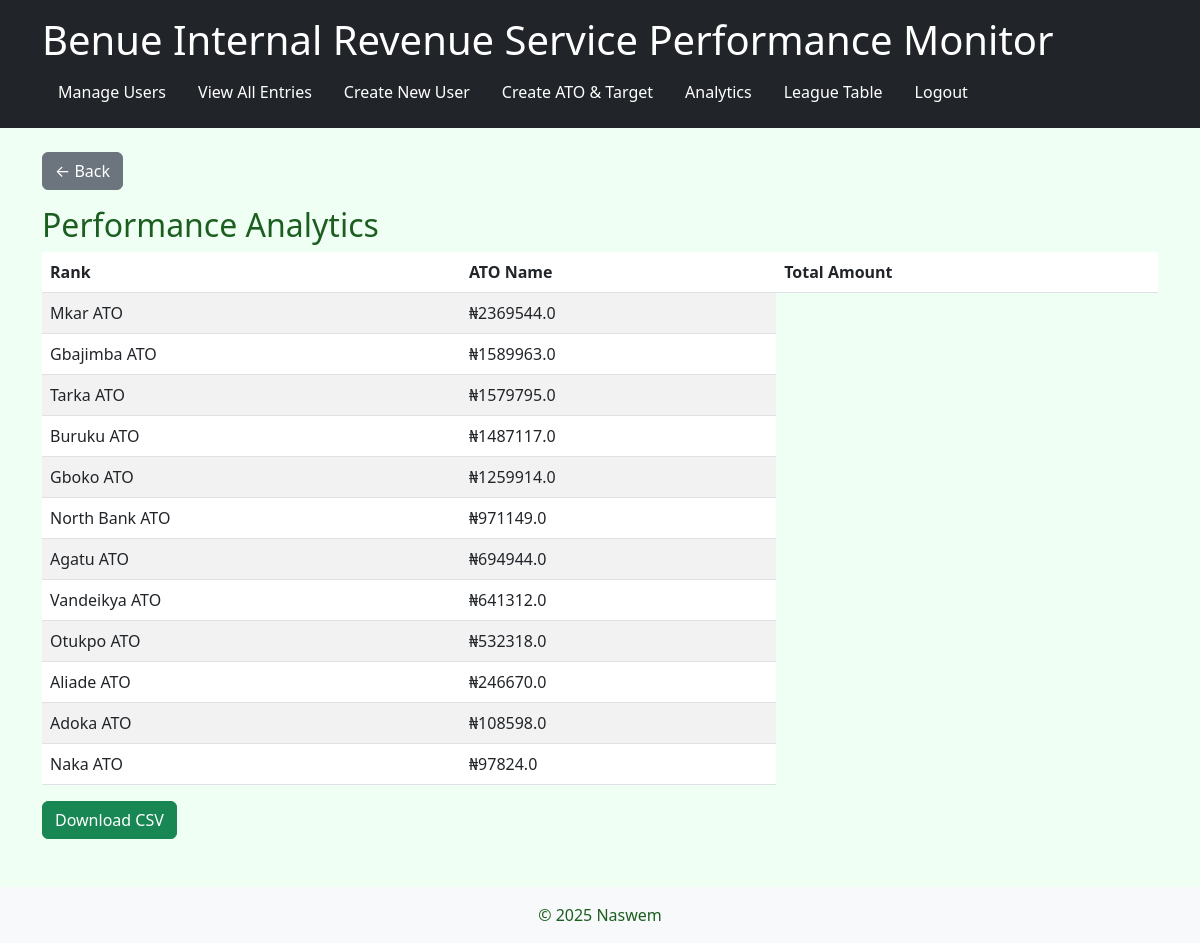
The page /analytics_admin (signed in) on the database its author committed.
### models.py (models this page shows, shortened)
class User(UserMixin, db.Model):
    id = db.Column(db.Integer, primary_key=True)
    username = db.Column(db.String(150), unique=True, nullable=False)
    password_hash = db.Column(db.String(256), nullable=False)
    role = db.Column(db.String(50), default='user')  # Optional: add role support
    performance_summaries = db.relationship('PerformanceSummary', backref='user', lazy=True)

### app.py (the view)
@app.route('/analytics_admin')
@login_required
def analytics_admin():
    if current_user.role not in ['admin', 'reviewer']:
        flash('Access denied.', 'danger')
        return redirect(url_for('dashboard'))
    ato_totals = {}
    entries = TaxEntry.query.all()
    for entry in entries:
        user = User.query.get(entry.uploaded_by)
        if not user or user.role != 'ato':
            continue
        ato = user.username
        if ato not in ato_totals:
            ato_totals[ato] = 0
        if entry.rrr_verified:
            ato_totals[ato] += entry.rrr_amount or 0
        if entry.paydirect_verified:
            ato_totals[ato] += entry.paydirect_amount or 0
    sorted_analytics = sorted(ato_totals.items(), key=lambda x: x[1], reverse=True)
    return render_template('analytics.html', analytics=sorted_analytics)

### app.py (called while the page is built)
@login_manager.user_loader
def load_user(user_id):
    return db.session.get(User, int(user_id))

### templates/analytics.html
{% extends "base.html" %}
{% block content %}
<h2>Performance Analytics</h2>
<table class="table table-striped">
    <thead>
        <tr>
            <th>Rank</th>
            <th>ATO Name</th>
            <th>Total Amount</th>
        </tr>
    </thead>
    <tbody>
        {% for ato, total in analytics %}
            <tr>
             <td>{{ ato }}</td>
             <td>₦{{ total | round(2) }}</td>
            </tr>
        {% endfor %}
    </tbody>
</table>
<a href="{{ url_for('export_analytics') }}" class="btn btn-success">Download CSV</a>
{% endblock %}

### static/CSS/style.css (style rules this page uses)
body { background-color: #f0fff4; color: #1b5e20; }

### rows shown on the page
User: username "Mkar ATO", total "2369544.0"
User: username "Gbajimba ATO", total "1589963.0"
User: username "Tarka ATO", total "1579795.0"
User: username "Buruku ATO", total "1487117.0"
User: username "Gboko ATO", total "1259914.0"
User: username "North Bank ATO", total "971149.0"
User: username "Agatu ATO", total "694944.0"
User: username "Vandeikya ATO", total "641312.0"
User: username "Otukpo ATO", total "532318.0"
User: username "Aliade ATO", total "246670.0"
User: username "Adoka ATO", total "108598.0"
User: username "Naka ATO", total "97824.0"
